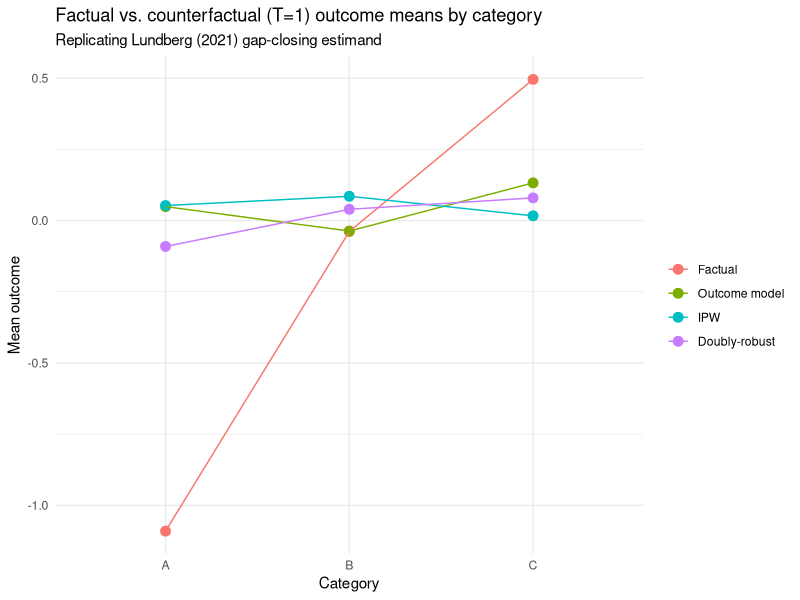

The R source for this figure:
## -------------------------------------------------------
## Manual replication of Lundberg (2021) gap-closing estimand
## Using the same DGP as gapclosing::generate_simulated_data()
## -------------------------------------------------------

library(tidyverse)

set.seed(08544)
n <- 1000

# -------------------------------------------------------
# 1. DATA GENERATING PROCESS
# -------------------------------------------------------
# category  X  ~ Uniform({A,B,C})
# confounder L  ~ N(mu_X, 1),  mu_A=-1.5, mu_B=0, mu_C=1.5
# treatment  T  ~ Bernoulli(plogis(L))   [confounded by L]
# outcome    Y  ~ N(L + T*tau_X, 1),     tau_A=1.3, tau_B=0, tau_C=-1.2
#
# Key feature: treatment is positively associated with L,
# and L's mean differs by category, so naively comparing
# treated vs. untreated mixes confounding with the effect.

dat <- data.frame(category = sample(c("A","B","C"), n, replace = TRUE)) |>
  mutate(
    confounder = rnorm(n,
      mean = case_when(category == "A" ~ -1.5,
                       category == "B" ~  0,
                       category == "C" ~  1.5),
      sd = 1),
    treatment = rbinom(n, 1, plogis(confounder)),
    tau       = case_when(category == "A" ~  1.3,
                          category == "B" ~  0,
                          category == "C" ~ -1.2),
    outcome   = rnorm(n, mean = confounder + treatment * tau, sd = 1)
  ) |>
  select(-tau)


# -------------------------------------------------------
# 2. FACTUAL GAP  (observed means by category)
# -------------------------------------------------------
factual <- dat |>
  group_by(category) |>
  summarise(mean_y = mean(outcome), .groups = "drop")

factual
# Gap A-B, A-C, B-C in observed data
factual_gap_AB <- factual$mean_y[factual$category=="A"] -
                  factual$mean_y[factual$category=="B"]
cat("Factual gap A - B:", round(factual_gap_AB, 3), "\n")


# -------------------------------------------------------
# 3. COUNTERFACTUAL: set T = 1 for everyone
#
# Identification assumption: no unmeasured confounders of
# T -> Y within levels of (category, confounder), i.e.
# Y(t) _||_ T | {category, confounder}.
# -------------------------------------------------------


## -------------------------------------------------------
## 3a. OUTCOME MODEL (g-computation / standardization)
## -------------------------------------------------------
# Fit an outcome model on observed data
m_out <- lm(outcome ~ confounder + category * treatment, data = dat)

# Predict each person's potential outcome under T=1
dat_t1 <- dat |> mutate(treatment = 1)
dat$y_hat_t1 <- predict(m_out, newdata = dat_t1)

# Counterfactual mean per category = average predicted Y(T=1)
cf_om <- dat |>
  group_by(category) |>
  summarise(cf_mean = mean(y_hat_t1), .groups = "drop")

cf_om
cf_gap_AB_om <- cf_om$cf_mean[cf_om$category=="A"] -
                cf_om$cf_mean[cf_om$category=="B"]
cat("Counterfactual gap A - B (outcome model):", round(cf_gap_AB_om, 3), "\n")
cat("Gap closed (outcome model):",
    round(1 - cf_gap_AB_om / factual_gap_AB, 3), "\n\n")


## -------------------------------------------------------
## 3b. IPW (inverse probability weighting)
## -------------------------------------------------------
# Fit treatment propensity model
m_ps <- glm(treatment ~ confounder + category,
            data = dat, family = binomial)
dat$ps <- predict(m_ps, type = "response")   # P(T=1 | L, X)

# IPW estimator for E[Y(T=1)] within each category:
# E[Y(1) | X=x] = E[ T*Y / P(T=1|L,X)  |  X=x ]
#                 ---------------------------------
#                 E[ T / P(T=1|L,X)      |  X=x ]
# (Hajek / stabilized form)
cf_ipw <- dat |>
  group_by(category) |>
  summarise(
    num   = sum(treatment * outcome / ps),
    denom = sum(treatment / ps),
    cf_mean = num / denom,
    .groups = "drop"
  ) |>
  select(category, cf_mean)

cf_ipw
cf_gap_AB_ipw <- cf_ipw$cf_mean[cf_ipw$category=="A"] -
                 cf_ipw$cf_mean[cf_ipw$category=="B"]
cat("Counterfactual gap A - B (IPW):", round(cf_gap_AB_ipw, 3), "\n")
cat("Gap closed (IPW):",
    round(1 - cf_gap_AB_ipw / factual_gap_AB, 3), "\n\n")


## -------------------------------------------------------
## 3c. DOUBLY-ROBUST (AIPW) estimator
## -------------------------------------------------------
# Combines outcome model predictions with IPW correction.
# Consistent if EITHER the outcome model OR the propensity
# model is correctly specified.
#
# DR pseudo-outcome for person i targeting E[Y(1)]:
#   psi_i = y_hat_t1_i  +  (T_i / ps_i) * (Y_i - y_hat_t1_i)
#
# Then E[Y(1) | X=x] = mean(psi_i | X=x)

dat <- dat |>
  mutate(
    psi = y_hat_t1 + (treatment / ps) * (outcome - y_hat_t1)
  )

cf_dr <- dat |>
  group_by(category) |>
  summarise(cf_mean = mean(psi), .groups = "drop")

cf_dr
cf_gap_AB_dr <- cf_dr$cf_mean[cf_dr$category=="A"] -
                cf_dr$cf_mean[cf_dr$category=="B"]
cat("Counterfactual gap A - B (DR):", round(cf_gap_AB_dr, 3), "\n")
cat("Gap closed (DR):",
    round(1 - cf_gap_AB_dr / factual_gap_AB, 3), "\n\n")


# -------------------------------------------------------
# 4. SUMMARY TABLE
# -------------------------------------------------------
factual |>
  rename(factual_mean = mean_y) |>
  left_join(cf_om,  by = "category") |> rename(om  = cf_mean) |>
  left_join(cf_ipw, by = "category") |> rename(ipw = cf_mean) |>
  left_join(cf_dr,  by = "category") |> rename(dr  = cf_mean) |>
  print()


# -------------------------------------------------------
# 5. VISUALIZE: factual vs. counterfactual means
# -------------------------------------------------------
plot_df <- bind_rows(
  factual  |> mutate(estimator = "Factual",        mean = mean_y) |> select(category, estimator, mean),
  cf_om    |> mutate(estimator = "Outcome model")  |> rename(mean = cf_mean),
  cf_ipw   |> mutate(estimator = "IPW")            |> rename(mean = cf_mean),
  cf_dr    |> mutate(estimator = "Doubly-robust")  |> rename(mean = cf_mean)
) |>
  mutate(estimator = factor(estimator,
    levels = c("Factual", "Outcome model", "IPW", "Doubly-robust")))

ggplot(plot_df, aes(x = category, y = mean, color = estimator, group = estimator)) +
  geom_point(size = 3) +
  geom_line() +
  labs(
    title = "Factual vs. counterfactual (T=1) outcome means by category",
    subtitle = "Replicating Lundberg (2021) gap-closing estimand",
    x = "Category", y = "Mean outcome", color = NULL
  ) +
  theme_minimal()
